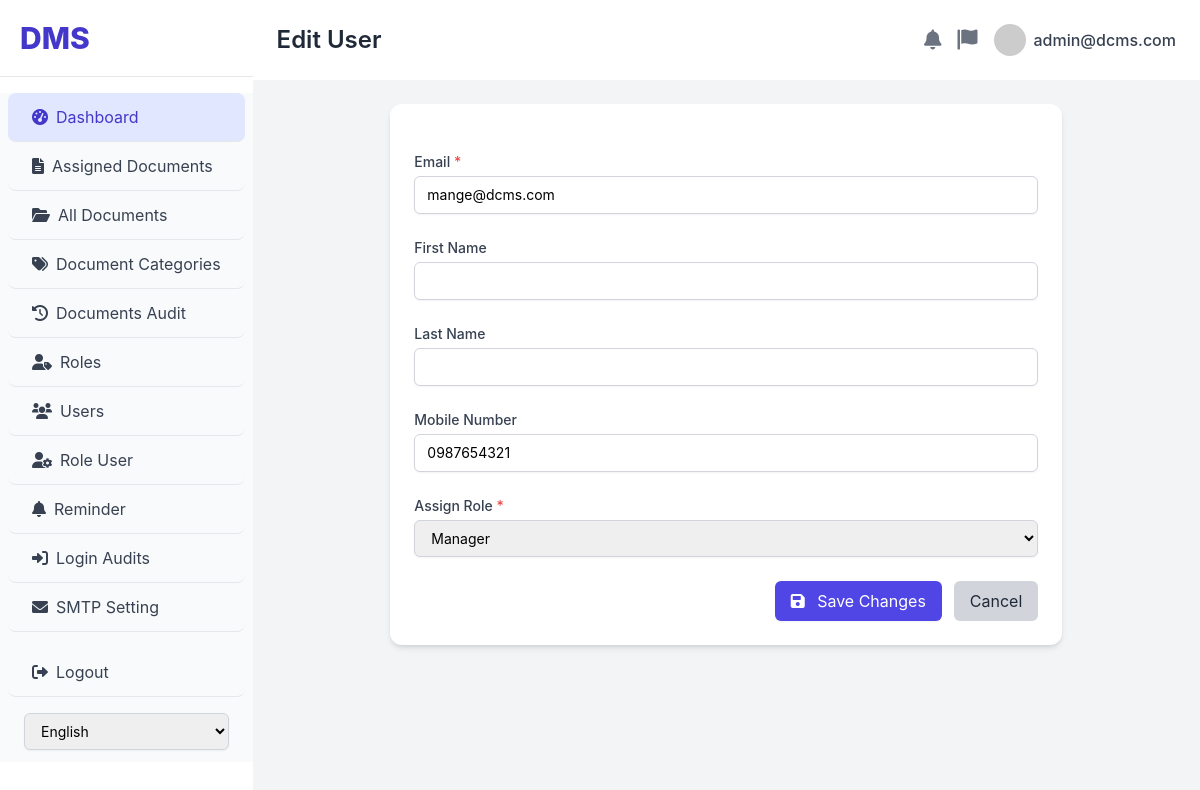
Screenshot of /edit_user.php?id=2 (signed in) with the database file from the repository.
### tables this page shows
CREATE TABLE `users` (
  `id` int(11) NOT NULL,
  `email` varchar(255) NOT NULL,
  `first_name` varchar(100) DEFAULT NULL,
  `last_name` varchar(100) DEFAULT NULL,
  `mobile_number` varchar(20) DEFAULT NULL,
  `password` varchar(255) NOT NULL,
  `created_at` timestamp NOT NULL DEFAULT current_timestamp(),
  `role_id` int(11) DEFAULT 2
);

CREATE TABLE `roles` (
  `id` int(11) NOT NULL,
  `name` varchar(255) NOT NULL,
  `created_at` timestamp NOT NULL DEFAULT current_timestamp(),
  `description` varchar(100) NOT NULL
);

### auth_check.php (called while the page is built, shortened)
<?php
$user_email = $_SESSION['user_email'] ?? 'Guest';
?>

### edit_user.php (the view, shortened to what this page needs)
<?php
include 'auth_check.php';
$user_to_edit_id = $_GET['id'] ?? $_POST['user_id_hidden'] ?? null;
$user_data = null;
if ($user_to_edit_id) {
    $stmt = $conn->prepare("SELECT id, email, first_name, last_name, mobile_number, role_id FROM users WHERE id = ?");
    if ($stmt === false) {
        $message = "Database error: Could not prepare user fetch query. Error: " . $conn->error;
        $message_type = 'error';
        $user_to_edit_id = null;
    } else {
        $stmt->bind_param("i", $user_to_edit_id);
        $stmt->execute();
        $result = $stmt->get_result();
        if ($result->num_rows > 0) {
            $user_data = $result->fetch_assoc();
        } else {
            $message = "User not found.";
            $message_type = 'error';
            $user_to_edit_id = null;
        }
    }
} else {
    $message = "No user ID provided for editing.";
    $message_type = 'error';
}
$roles = [];
$roles_result = $conn->query("SELECT id, name FROM roles ORDER BY name ASC");
if ($roles_result === false) {
    error_log("Error fetching roles for dropdown: " . $conn->error);
} else {
    if ($roles_result->num_rows > 0) {
        while ($row = $roles_result->fetch_assoc()) {
            $roles[] = $row;
        }
    }
}
?>
<!DOCTYPE html>
<html lang="en">
<head>
    <script src="https://cdn.tailwindcss.com"></script>
    <link rel="stylesheet" href="https://cdnjs.cloudflare.com/ajax/libs/font-awesome/6.0.0-beta3/css/all.min.css">
</head>
<body class="flex h-screen overflow-hidden">
    <div class="w-70 bg-white shadow-lg flex-shrink-0 overflow-y-auto">
        <div class="p-5 border-b border-gray-200">
            <h1 class="text-3xl font-extrabold text-indigo-700">DMS</h1>
        </div>
        <nav class="mt-4 bg-gray-50">
            <a href="dashboard.php" class="flex items-center py-3 px-6 text-gray-700 hover:bg-indigo-50 hover:text-indigo-500 rounded-lg mx-2 transition duration-150 ease-in-out bg-indigo-100 text-indigo-700 border-b">
                <i class="fas fa-tachometer-alt mr-2"></i> <?php echo $lang['dashboard']; ?>
            </a>
            <a href="assigned_documents.php" class="flex items-center py-3 px-6 text-gray-700 hover:bg-indigo-50 hover:text-indigo-700 rounded-lg mx-2 transition duration-150 ease-in-out border-b">
                <i class="fas fa-file-alt mr-2"></i> <?php echo $lang['assigned_documents']; ?>
            </a>
            <a href="all_documents.php" class="flex items-center py-3 px-6 text-gray-700 hover:bg-indigo-50 hover:text-indigo-700 rounded-lg mx-2 transition duration-150 ease-in-out border-b">
                <i class="fas fa-folder-open mr-2"></i> <?php echo $lang['all_documents']; ?>
            </a>
            <a href="document_categories.php" class="flex items-center py-3 px-6 text-gray-700 hover:bg-indigo-50 hover:text-indigo-700 rounded-lg mx-2 transition duration-150 ease-in-out border-b">
                <i class="fas fa-tags mr-2"></i> <?php echo $lang['document_categories']; ?>
            </a>
            <a href="documents_audit_trail.php" class="flex items-center py-3 px-6 text-gray-700 hover:bg-indigo-50 hover:text-indigo-700 rounded-lg mx-2 transition duration-150 ease-in-out border-b">
                <i class="fas fa-history mr-2"></i> <?php echo $lang['documents_audit_trail']; ?>
            </a>
            <a href="roles.php" class="flex items-center py-3 px-6 text-gray-700 hover:bg-indigo-50 hover:text-indigo-700 rounded-lg mx-2 transition duration-150 ease-in-out border-b">
                <i class="fas fa-user-tag mr-2"></i> <?php echo $lang['roles']; ?>
            </a>
            <a href="users.php" class="flex items-center py-3 px-6 text-gray-700 hover:bg-indigo-50 hover:text-indigo-700 rounded-lg mx-2 transition duration-150 ease-in-out border-b">
                <i class="fas fa-users mr-2"></i> <?php echo $lang['users']; ?>
            </a>
            <a href="role_user.php" class="flex items-center py-3 px-6 text-gray-700 hover:bg-indigo-50 hover:text-indigo-700 rounded-lg mx-2 transition duration-150 ease-in-out border-b">
                <i class="fas fa-user-cog mr-2"></i> <?php echo $lang['role_user']; ?>
            </a>
            <a href="reminder.php" class="flex items-center py-3 px-6 text-gray-700 hover:bg-indigo-50 hover:text-indigo-700 rounded-lg mx-2 transition duration-150 ease-in-out border-b">
                <i class="fas fa-bell mr-2"></i> <?php echo $lang['reminder']; ?>
            </a>
            <a href="#" class="flex items-center py-3 px-6 text-gray-700 hover:bg-indigo-50 hover:text-indigo-700 rounded-lg mx-2 transition duration-150 ease-in-out border-b">
                <i class="fas fa-sign-in-alt mr-2"></i> <?php echo $lang['login_audits']; ?>
            </a>
            <a href="#" class="flex items-center py-3 px-6 text-gray-700 hover:bg-indigo-50 hover:text-indigo-700 rounded-lg mx-2 transition duration-150 ease-in-out border-b">
                <i class="fas fa-envelope mr-2"></i> <?php echo $lang['smtp_setting']; ?>
            </a>
            <a href="/dcms/logout.php" class="flex items-center py-3 px-6 text-gray-700 hover:bg-red-50 hover:text-red-700 rounded-lg mx-2 transition duration-150 ease-in-out mt-4 border-b" id="logout-link">
                <i class="fas fa-sign-out-alt mr-2"></i> <?php echo $lang['logout']; ?>
            </a>
            <div class="px-6 py-3">
                <form method="post" id="lang-form">
                    <select name="lang" id="lang-select" class="mt-1 block w-full px-3 py-2 border border-gray-300 rounded-md shadow-sm focus:ring-indigo-500 focus:border-indigo-500 sm:text-sm" onchange="document.getElementById('lang-form').submit()">
                        <option value="en" <?php echo ($_SESSION['lang'] === 'en') ? 'selected' : ''; ?>>English</option>
                    </select>
                </form>
            </div>
        </nav>
    </div>
    <div class="flex-1 flex flex-col overflow-hidden">
        <header class="flex items-center justify-between p-6 bg-white shadow-md">
            <div class="flex items-center">
                <h1 class="text-2xl font-semibold text-gray-800">Edit User</h1>
            </div>
            <div class="flex items-center space-x-4">
                <button class="text-gray-500 hover:text-gray-700 focus:outline-none focus:text-gray-700">
                    <i class="fas fa-bell text-xl"></i>
                </button>
                <button class="text-gray-500 hover:text-gray-700 focus:outline-none focus:text-gray-700">
                    <i class="fas fa-flag text-xl"></i>
                </button>
                <div class="relative">
                    <button class="flex items-center space-x-2 text-gray-700 hover:text-gray-900 focus:outline-none focus:text-gray-900">
                        <img class="h-8 w-8 rounded-full object-cover" src="https://placehold.co/150x150/cccccc/ffffff?text=User" alt="User Avatar">
                        <span class="hidden md:inline-block font-medium"><?php echo htmlspecialchars($user_email); ?></span>
                    </button>
                </div>
            </div>
        </header>
        <main class="flex-1 overflow-x-hidden overflow-y-auto bg-gray-100 p-6">
            <div class="bg-white rounded-xl shadow-md p-6 max-w-2xl mx-auto">
                <?php if ($user_data): ?>
                    <form action="edit_user.php" method="POST" class="space-y-6">
                        <div>
                            <label for="email" class="block text-sm font-medium text-gray-700">Email <span class="text-red-500">*</span></label>
                            <input type="email" id="email" name="email" required
                                   class="mt-1 block w-full px-3 py-2 border border-gray-300 rounded-md shadow-sm focus:ring-indigo-500 focus:border-indigo-500 sm:text-sm"
                                   value="<?php echo htmlspecialchars($user_data['email']); ?>">
                        </div>
                        <div>
                            <label for="first_name" class="block text-sm font-medium text-gray-700">First Name</label>
                            <input type="text" id="first_name" name="first_name"
                                   class="mt-1 block w-full px-3 py-2 border border-gray-300 rounded-md shadow-sm focus:ring-indigo-500 focus:border-indigo-500 sm:text-sm"
                                   value="<?php echo htmlspecialchars($user_data['first_name']); ?>">
                        </div>
                        <div>
                            <label for="last_name" class="block text-sm font-medium text-gray-700">Last Name</label>
                            <input type="text" id="last_name" name="last_name"
                                   class="mt-1 block w-full px-3 py-2 border border-gray-300 rounded-md shadow-sm focus:ring-indigo-500 focus:border-indigo-500 sm:text-sm"
                                   value="<?php echo htmlspecialchars($user_data['last_name']); ?>">
                        </div>
                        <div>
                            <label for="mobile_number" class="block text-sm font-medium text-gray-700">Mobile Number</label>
                            <input type="text" id="mobile_number" name="mobile_number"
                                   class="mt-1 block w-full px-3 py-2 border border-gray-300 rounded-md shadow-sm focus:ring-indigo-500 focus:border-indigo-500 sm:text-sm"
                                   value="<?php echo htmlspecialchars($user_data['mobile_number']); ?>">
                        </div>
                        <div>
                            <label for="role_id" class="block text-sm font-medium text-gray-700">Assign Role <span class="text-red-500">*</span></label>
                            <select id="role_id" name="role_id" required
                                    class="mt-1 block w-full px-3 py-2 border border-gray-300 rounded-md shadow-sm focus:ring-indigo-500 focus:border-indigo-500 sm:text-sm">
                                <?php foreach ($roles as $role): ?>
                                    <option value="<?php echo htmlspecialchars($role['id']); ?>"
                                        <?php echo ($user_data['role_id'] == $role['id']) ? 'selected' : ''; ?>>
                                        <?php echo htmlspecialchars($role['name']); ?>
                                    </option>
                                <?php endforeach; ?>
                            </select>
                        </div>
                        <div class="flex justify-end space-x-3">
                            <button type="submit" class="px-4 py-2 bg-indigo-600 text-white rounded-md shadow-sm hover:bg-indigo-700 transition duration-150 ease-in-out">
                                <i class="fas fa-save mr-2"></i> Save Changes
                            </button>
                            <button type="button" onclick="window.history.back()" class="px-4 py-2 bg-gray-300 text-gray-800 rounded-md hover:bg-gray-400 transition duration-150 ease-in-out">
                                Cancel
                            </button>
                        </div>
                    </form>
                <?php endif; ?>
            </div>
        </main>
    </div>
</body>
</html>

### edit_user.php (style rules this page uses)
body { font-family: 'Inter', sans-serif; background-color: #f0f2f5; }

### rows the page displays
users: email "mange@dcms.com", mobile_number "0987654321", role_id "Manager"

### other values shown
$lang['dashboard'] "Dashboard"
$lang['assigned_documents'] "Assigned Documents"
$lang['all_documents'] "All Documents"
$lang['document_categories'] "Document Categories"
$lang['documents_audit_trail'] "Documents Audit"
$lang['roles'] "Roles"
$lang['users'] "Users"
$lang['role_user'] "Role User"
$lang['reminder'] "Reminder"
$lang['login_audits'] "Login Audits"
$lang['smtp_setting'] "SMTP Setting"
$lang['logout'] "Logout"
$user_email "admin@dcms.com"
